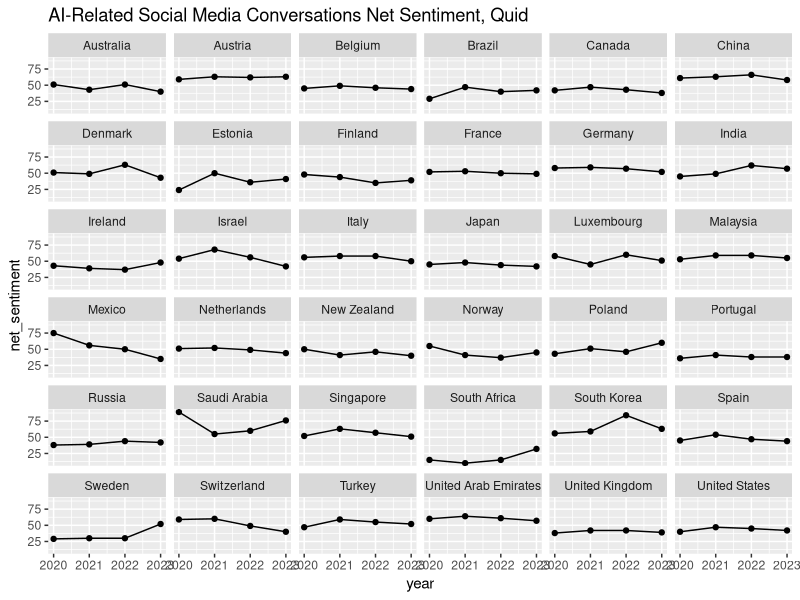

Here is the R script that generated this plot:
library(tidyverse)

# data source: AI-Related Social Media Conversations Net Sentiment
# Values (not Scores) https://d3i91vx6n7fixv.cloudfront.net/ 

# AI-Related Social Media Conversations Net Sentiment: The overall sentiment of social media conversations about AI in a given country, calculated as the difference between positive and negative mentions. A net sentiment score of +100 means that all conversations are positive; a score of -100 means that all conversations are negative. Source: Quid, 2023. Data last updated in March 2024.

wide_sntm <- read_delim(
  "values-AI-Rel-Social-Media-Conv-Net-Sentiment.csv",
  delim = ";",
  escape_double = FALSE,
  trim_ws = TRUE
)

sntm <- pivot_longer(wide_sntm, !cntry, names_to = "year", values_to = "net_sentiment")

sntm$year <- as.numeric(sntm$year)

ggplot(sntm, aes(x = year, y = net_sentiment)) + 
  geom_point() +
  geom_line() + 
  facet_wrap(~cntry) + 
  scale_x_continuous(breaks = 2020:2023) + 
  labs(title = "AI-Related Social Media Conversations Net Sentiment, Quid")
